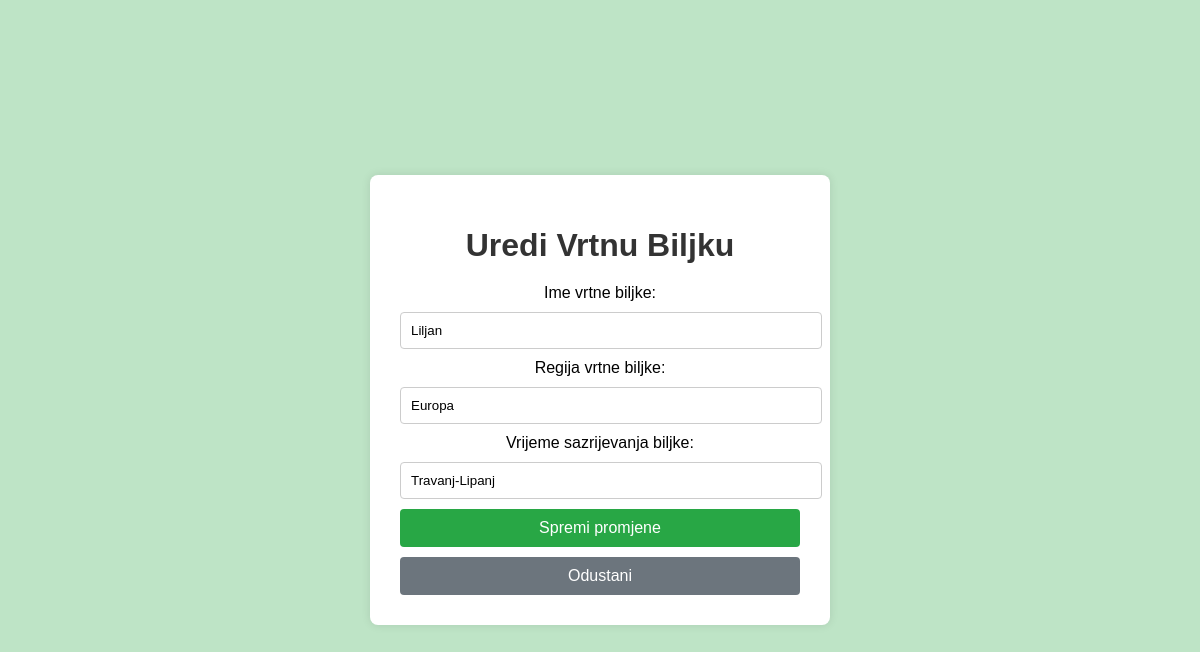
The app's page /vrtnabiljke/72/uredi/ (signed in), older data.
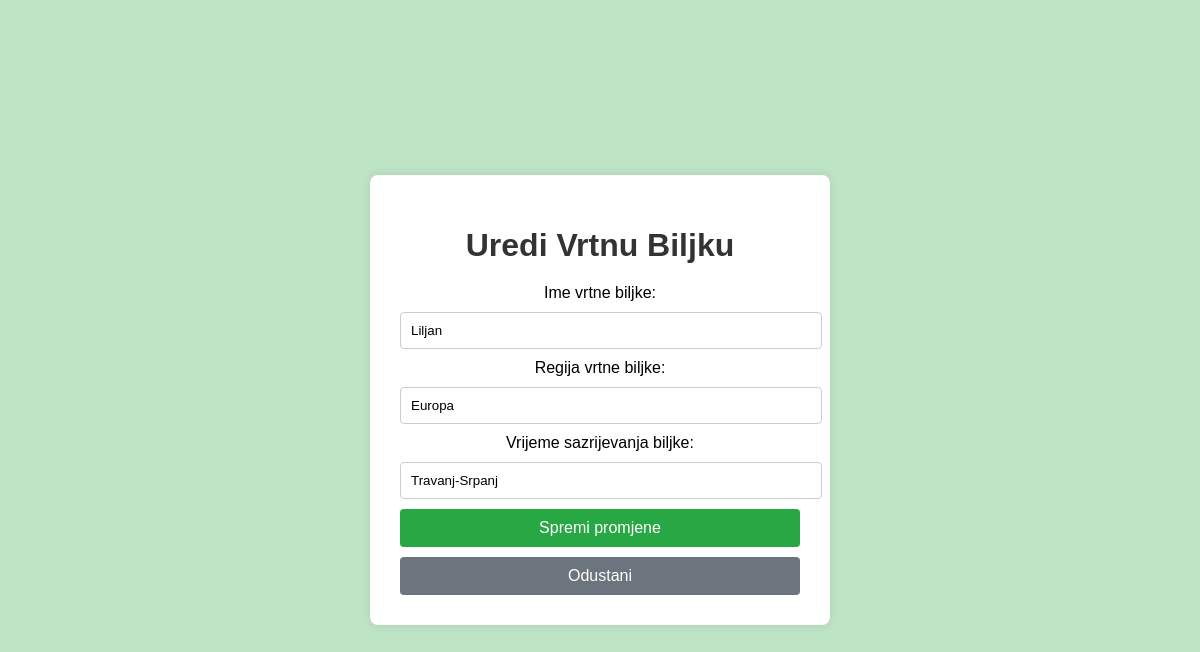
The same page, newer data.
### PZWapp/models.py (models this page shows, shortened)
class VrtnaBiljka(models.Model):
    user = models.ForeignKey(
        settings.AUTH_USER_MODEL,
        on_delete=models.CASCADE,
        related_name='vrtne_biljke',
        default=get_default_user()
    )
    ime_v = models.CharField(max_length=30)
    regijaBiljke_v = models.CharField(max_length=100)
    vrijemeSazrijevanja_v = models.CharField(max_length=50)

### PZWapp/views.py (the view)
# urls.py: path('vrtnabiljke/<int:pk>/uredi/', VrtnaBiljkaUpdateView.as_view(), name='vrtnabiljka_update'),
class VrtnaBiljkaUpdateView(LoginRequiredMixin, UpdateView):
    model = VrtnaBiljka
    template_name = 'main/vrtna_biljka_form.html'
    fields = ['ime_v', 'regijaBiljke_v', 'vrijemeSazrijevanja_v']
    template_name = 'main/vrtna_biljka_update.html'
    success_url = reverse_lazy('PZWapp:vrtnabiljka_list')

### PZWapp/templates/main/vrtna_biljka_update.html (shortened to what this page needs)
<!DOCTYPE html>
<html>
<head>
    {% load static %}
    <link rel="stylesheet" type="text/css" href="{% static 'css/uredivanje.css' %}">
</head>
<body>
    <div class="container">
        <h1>Uredi Vrtnu Biljku</h1>
        <form method="post" enctype="multipart/form-data">
            <label for="{{ form.ime_v.id_for_label }}">Ime vrtne biljke:</label>
            {{ form.ime_v }}
            <label for="{{ form.regijaBiljke_v.id_for_label }}">Regija vrtne biljke:</label>
            {{ form.regijaBiljke_v }}
            <label for="{{ form.vrijemeSazrijevanja_v.id_for_label }}">Vrijeme sazrijevanja biljke:</label>
            {{ form.vrijemeSazrijevanja_v }}
            <button type="submit">Spremi promjene</button>
            <a href="{% url 'PZWapp:vrtnabiljka_list' %}" class="cancel-btn">Odustani</a>
        </form>
    </div>
</body>
</html>

Row changes from the older to the newer data that the page shows:
changed VrtnaBiljka "Liljan": vrijemeSazrijevanja_v "Travanj-Lipanj" → "Travanj-Srpanj"
